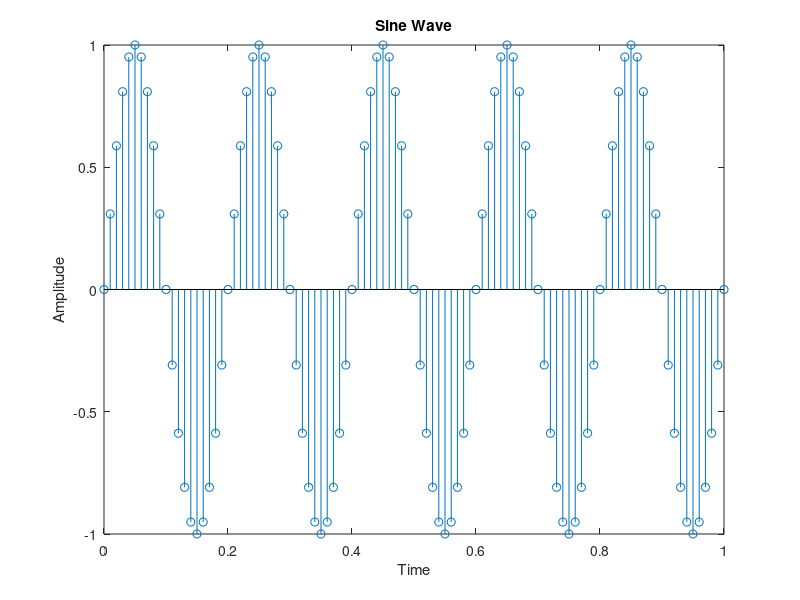

MATLAB code for this plot:
a=1;
f=5;
fs=100; %sampling
n=0:1/fs:1;
x=a*sin(2*pi*f*n);
stem(n,x);
title("Sine Wave");
xlabel("Time");
ylabel("Amplitude");
